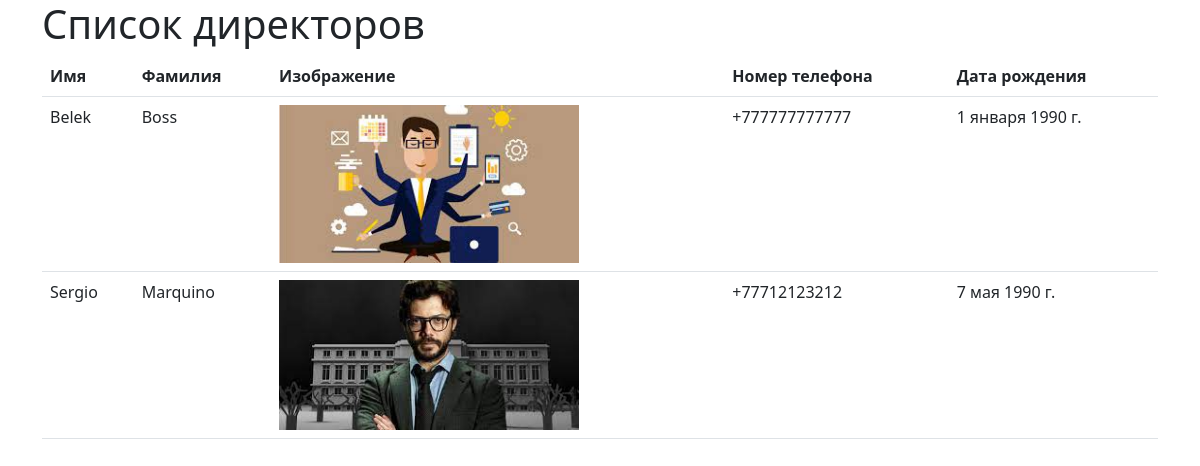
Page /director/ on the committed database.
### director/models.py (models this page shows, shortened)
class Director(models.Model):
    first_name  = models.CharField(max_length=255, verbose_name= "Имя")
    last_name  = models.CharField(max_length=255, verbose_name= "Фамилия")
    image = models.ImageField(upload_to='Director/', verbose_name= "Изображение")
    phone = models.CharField(verbose_name= "Телефон", max_length=50, unique=True,)
    birth_date = models.DateField(verbose_name= "Дата рождения")
    class Meta:
        verbose_name = "Директор"
        verbose_name_plural = "Директора"

### main/views.py (the view)
# urls.py: path('director/', view_director, name='director_page'),
def view_director(request):
    director = Director.objects.all()
    context = {
        'director_context': director
    }
    return render(request, 'main/director.html', context)

### templates/main/director.html (shortened to what this page needs)
{% extends 'base.html' %}
{% block content %}
<div class="container">
    <h1>Список директоров</h1>
    <table class="table">
        <thead>
            <tr>
                <th>Имя</th>
                <th>Фамилия</th>
                <th>Изображение</th>
                <th>Номер телефона</th>
                <th>Дата рождения</th>
            </tr>
        </thead>
        <tbody>
            {% for dir in director_context %}
                <tr>
                    <td>{{ dir.first_name }}</td>
                    <td>{{ dir.last_name }}</td>
                    <td>
                        <img src="{{ dir.image.url }}" width="300">
                    </td>
                    <td>{{ dir.phone }}</td>
                    <td>{{ dir.birth_date }}</td>
                </tr>
            {% endfor %}
        </tbody>
    </table>
</div>
{% endblock %}

### rows in the picture
Director: first_name "Belek", last_name "Boss", image (picture), phone "+777777777777", birth_date "1 января 1990 г."
Director: first_name "Sergio", last_name "Marquino", image (picture), phone "+77712123212", birth_date "7 мая 1990 г."
